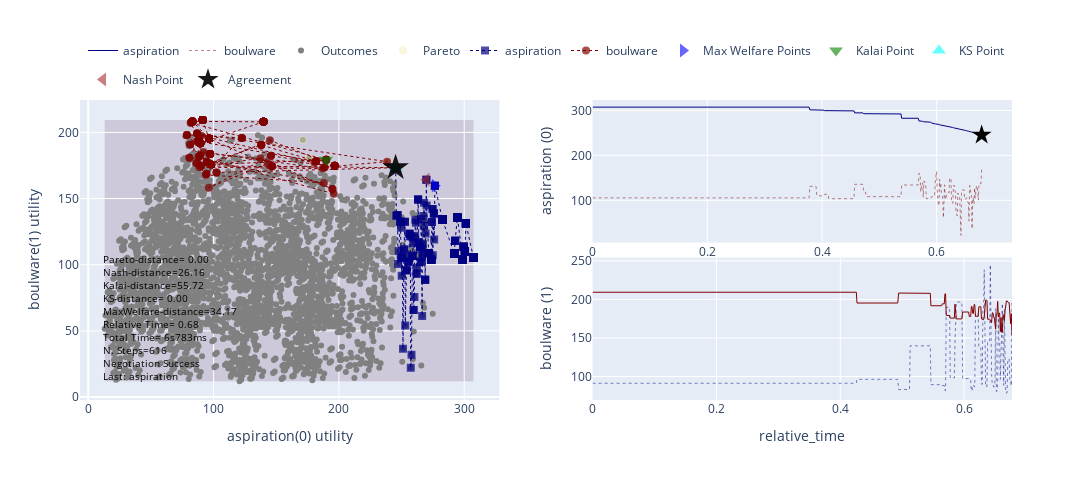

The notebook cell saved with this chart:
### Markdown cell above
### Running a negotiation from the command line

Now we are ready to try the bridge from the command line:

```bash
negotiate $HOME/negmas/scenarios/CameraB --no-plot -p sao -n AspirationNegotiator -n genius.BoulwareNegotiationParty --steps=100
```

You should get something like:

![negexample](../figs/negexample.jpg)

You can also visualize the negotiation using:

```bash
negotiate $HOME/negmas/scenarios/CameraB --plot -p sao -n AspirationNegotiator -n genius.BoulwareNegotiationParty --steps=100
```

![negplot](../figs/negplot.jpg)


*If you did not explicitly run the bridge, you may get an error the first time you try running a negotiation with a Genius agent involved that the system "Cannot start the bridge". Just try again or run the bridge explicitly as described in the previous section*

### Running a negotiation in python

You can run a negotiation that has some Genius negotiators in them in python almost as easily as running a negotiation between two native NegMAS negotiators. Here is an example using the scenario we just saved:

### Code cell
from pathlib import Path
from negmas.inout import Scenario
from negmas.scenarios import load_scenario
from negmas.sao.negotiators import AspirationNegotiator
from negmas.genius.gnegotiators import BoulwareNegotiationParty

scenario = load_scenario("CameraB")
session = scenario.make_session(time_limit=10)
session.add(AspirationNegotiator(preferences=scenario.ufuns[0], name="aspiration"))
session.add(BoulwareNegotiationParty(preferences=scenario.ufuns[1], name="boulware"))
session.run()
session.plot()

### Figure 1 — Plotly figure (JSON) as saved in the notebook; plotly's stock layout.template omitted (floating-point values rounded to 4 significant figures; data arrays with more than 128 entries replaced by an {"elided": "..."} marker saying what was removed)
{"data": [{"legendgroup": "group_0", "line": {"color": "rgb(0, 0, 131)", "dash": "solid", "width": 1}, "marker": {"color": {"elided": "616 str values"}, "size": 6, "symbol": "square"}, "mode": "lines", "name": "aspiration", "showlegend": true, "type": "scatter", "x": {"elided": "616 float values"}, "xaxis": "x2", "y": {"elided": "616 float values"}, "yaxis": "y2"}, {"marker": {"color": "black", "size": 15, "symbol": "star"}, "mode": "markers", "showlegend": false, "type": "scatter", "x": [0.6783], "xaxis": "x2", "y": [245.3], "yaxis": "y2"}, {"legendgroup": "group_1", "line": {"color": "rgb(128, 0, 0)", "dash": "dot", "width": 0.5}, "marker": {"color": {"elided": "616 str values"}, "size": 6, "symbol": "circle"}, "mode": "lines", "name": "boulware", "showlegend": true, "type": "scatter", "x": {"elided": "616 float values"}, "xaxis": "x2", "y": {"elided": "616 float values"}, "yaxis": "y2"}, {"legendgroup": "group_0", "line": {"color": "rgb(0, 0, 131)", "dash": "dot", "width": 0.5}, "marker": {"color": {"elided": "615 str values"}, "size": 6, "symbol": "square"}, "mode": "lines", "name": "aspiration", "showlegend": false, "type": "scatter", "x": {"elided": "615 float values"}, "xaxis": "x3", "y": {"elided": "615 float values"}, "yaxis": "y3"}, {"legendgroup": "group_1", "line": {"color": "rgb(128, 0, 0)", "dash": "solid", "width": 1}, "marker": {"color": {"elided": "615 str values"}, "size": 6, "symbol": "circle"}, "mode": "lines", "name": "boulware", "showlegend": false, "type": "scatter", "x": {"elided": "615 float values"}, "xaxis": "x3", "y": {"elided": "615 float values"}, "yaxis": "y3"}, {"marker": {"color": "gray", "size": 6, "symbol": "circle"}, "mode": "markers", "name": "Outcomes", "showlegend": true, "type": "scatter", "x": {"elided": "3600 float values"}, "xaxis": "x", "y": {"elided": "3600 float values"}, "yaxis": "y"}, {"marker": {"color": "rgb(238,232,170)", "opacity": 0.4, "size": 8, "symbol": "circle"}, "mode": "markers", "name": "Pareto", "showlegend": true, "type": "scatter", "x": [276.6, 269.8, 301.4, 294.6, 245.3, 238.4, 307.4, 189.8, 171.2, 176.3, 139.9, 91.25], "xaxis": "x", "y": [159.8, 164.3, 131.2, 135.7, 173.4, 177.9, 105.5, 179.3, 194.4, 180.4, 208, 209.4], "yaxis": "y"}, {"line": {"color": "rgb(0, 0, 131)", "dash": "dot", "width": 1}, "marker": {"color": {"elided": "616 str values"}, "size": 8, "symbol": "square"}, "mode": "lines+markers", "name": "aspiration", "showlegend": true, "type": "scatter", "x": {"elided": "616 float values"}, "xaxis": "x", "y": {"elided": "616 float values"}, "yaxis": "y"}, {"line": {"color": "rgb(128, 0, 0)", "dash": "dot", "width": 1}, "marker": {"color": {"elided": "615 str values"}, "size": 8, "symbol": "circle"}, "mode": "lines+markers", "name": "boulware", "showlegend": true, "type": "scatter", "x": {"elided": "615 float values"}, "xaxis": "x", "y": {"elided": "615 float values"}, "yaxis": "y"}, {"marker": {"color": "blue", "opacity": 0.6, "size": 12, "symbol": "triangle-right"}, "mode": "markers", "name": "Max Welfare Points", "showlegend": true, "textposition": "top right", "type": "scatter", "x": [276.6], "xaxis": "x", "y": [159.8], "yaxis": "y"}, {"marker": {"color": "green", "opacity": 0.6, "size": 12, "symbol": "triangle-down"}, "mode": "markers", "name": "Kalai Point", "showlegend": true, "textposition": "top right", "type": "scatter", "x": [189.8], "xaxis": "x", "y": [179.3], "yaxis": "y"}, {"marker": {"color": "cyan", "opacity": 0.6, "size": 12, "symbol": "triangle-up"}, "mode": "markers", "name": "KS Point", "showlegend": true, "textposition": "top right", "type": "scatter", "x": [245.3], "xaxis": "x", "y": [173.4], "yaxis": "y"}, {"marker": {"color": "brown", "opacity": 0.6, "size": 12, "symbol": "triangle-left"}, "mode": "markers", "name": "Nash Point", "showlegend": true, "textposition": "top right", "type": "scatter", "x": [269.8], "xaxis": "x", "y": [164.3], "yaxis": "y"}, {"marker": {"color": "black", "opacity": 0.9, "size": 20, "symbol": "star"}, "mode": "markers", "name": "Agreement", "showlegend": true, "textposition": "top right", "type": "scatter", "x": [245.3], "xaxis": "x", "y": [173.4], "yaxis": "y"}], "layout": {"annotations": [{"align": "left", "font": {"color": "black", "size": 10}, "showarrow": false, "text": "Pareto-distance= 0.00<br>Nash-distance=26.16<br>Kalai-distance=55.72<br>KS-distance= 0.00<br>MaxWelfare-distance=34.17<br>Relative Time= 0.68<br>Total Time= 6s783ms<br>N. Steps=616<br>Negotiation Success<br>Last: aspiration", "x": 0.05, "xanchor": "left", "xref": "x domain", "y": 0.05, "yanchor": "bottom", "yref": "y domain"}], "height": 480, "legend": {"orientation": "h", "x": 0.5, "xanchor": "center", "y": 1.02, "yanchor": "bottom"}, "shapes": [{"fillcolor": "rgba(0, 0, 131,0.08)", "layer": "below", "line": {"width": 0}, "type": "rect", "x0": 13.15, "x1": 307.4, "xref": "x", "y0": 11.9, "y1": 209.4, "yref": "y"}, {"fillcolor": "rgba(128, 0, 0,0.08)", "layer": "below", "line": {"width": 0}, "type": "rect", "x0": 13.15, "x1": 307.4, "xref": "x", "y0": 11.9, "y1": 209.4, "yref": "y"}], "showlegend": true, "width": 1280, "xaxis": {"anchor": "y", "domain": [0, 0.45], "title": {"text": "aspiration(0) utility"}}, "xaxis2": {"anchor": "y2", "domain": [0.55, 1]}, "xaxis3": {"anchor": "y3", "domain": [0.55, 1], "title": {"text": "relative_time"}}, "yaxis": {"anchor": "x", "domain": [0, 1], "title": {"text": "boulware(1) utility"}}, "yaxis2": {"anchor": "x2", "domain": [0.525, 1], "title": {"text": "aspiration (0)"}}, "yaxis3": {"anchor": "x3", "domain": [0, 0.475], "title": {"text": "boulware (1)"}}}}
